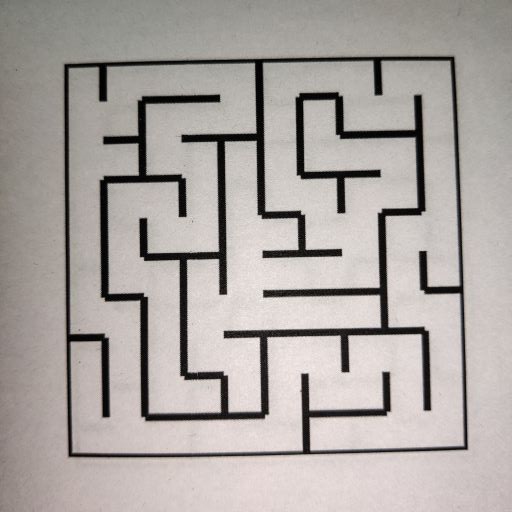
#> input picture nb_eyantra/Task1/task_1b_detect_and_encode_maze/test_cases/maze00.jpg, 512 x 512 px, found by its file name; its folder holds only this picture in this run
$ python task_1b.py
#> lines starting #> are read from the running program, lines starting #| are printed output that depends on the picture; after the words box and inside, x2 and y2 are one past the last pixel; in counts of white or black regions, pixels touching at a corner belong together
#> further down, input_img is the input picture: shape (512, 512, 3); mean B, G, R 161.5, 164.9, 171
'''
*****************************************************************************************
*
*        		===============================================
*           		Nirikshak Bot (NB) Theme (eYRC 2020-21)
*        		===============================================
*
*  This script is to implement Task 1B of Nirikshak Bot (NB) Theme (eYRC 2020-21).
*
*  This software is made available on an "AS IS WHERE IS BASIS".
*  Licensee/end user indemnifies and will keep e-Yantra indemnified from
*  any and all claim(s) that emanate from the use of the Software or
*  breach of the terms of this agreement.
*
*  e-Yantra - An MHRD project under National Mission on Education using ICT (NMEICT)
*
*****************************************************************************************
'''

# Team ID:			[ Team-ID ]
# Author List:		[ Names of team members worked on this file separated by Comma: Name1, Name2, ... ]
# Filename:			task_1b.py
# Functions:		applyPerspectiveTransform, detectMaze, writeToCsv
# 					[ Comma separated list of functions in this file ]
# Global variables:
# 					[ List of global variables defined in this file ]


####################### IMPORT MODULES #######################
## You are not allowed to make any changes in this section. ##
## You have to implement this task with the three available ##
## modules for this task (numpy, opencv, csv)               ##
##############################################################
import numpy as np
import cv2
import csv


##############################################################


################# ADD UTILITY FUNCTIONS HERE #################
## You can define any utility functions for your code.      ##
## Please add proper comments to ensure that your code is   ##
## readable and easy to understand.                         ##
##############################################################


##############################################################


def applyPerspectiveTransform(input_img):
    """
    Purpose:
    ---
    takes a maze test case image as input and applies a Perspective Transfrom on it to isolate the maze

    Input Arguments:
    ---
    `input_img` :   [ numpy array ]
        maze image in the form of a numpy array

    Returns:
    ---
    `warped_img` :  [ numpy array ]
        resultant warped maze image after applying Perspective Transform

    Example call:
    ---
    warped_img = applyPerspectiveTransform(input_img)
    """

    warped_img = None

    ##############	ADD YOUR CODE HERE	##############

    gray_img = cv2.cvtColor(input_img, cv2.COLOR_RGB2GRAY)  # Converting the image to gray scale
    temp, binary_image = cv2.threshold(gray_img, 230, 255,
                                       cv2.THRESH_BINARY)  # Converting the image into binary image pixil will be either 0 or 255
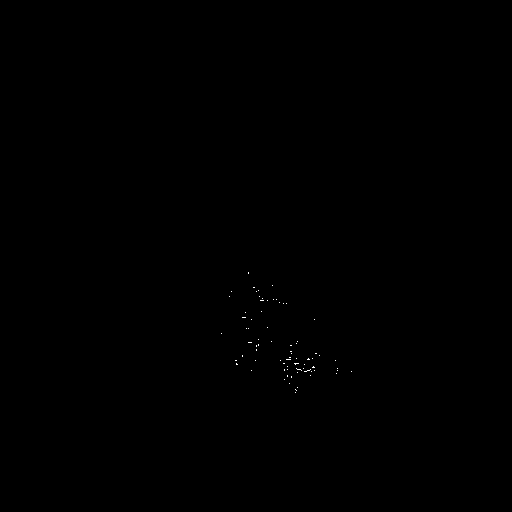
#> binary_image: shape (512, 512); 0.05% white in thin lines or dots, all inside (x1, y1, x2, y2) = (221, 272, 352, 393)

    contours, hierarchy = cv2.findContours(binary_image, cv2.RETR_TREE, cv2.CHAIN_APPROX_SIMPLE)  # Finding the contours
#> contours = 75 contours, all with area under 20
    # contour_img = cv2.drawContours(input_img, contours, 1, (0, 0, 0), 1)
    # cv2.imshow('a',binary_image)
    # cv2.waitKey()

    #############################################################
    x, y, w, h = 0, 0, 0, 0
    x, y, w, h = cv2.boundingRect(contours[0])
#> x = 295; y = 392; w = 1; h = 1

    # ____________________________________________________________

    pts1 = np.float32([[x, y], [x + w, y], [x, y + h], [x + w, y + h]])  # end ponits of maze
#> pts1 = [[295, 392], [296, 392], [295, 393], [296, 393]]
    pts2 = np.float32([[0, 0], [1280, 0], [0, 1280], [1280, 1280]])  # end point of image which is 500*500
    M = cv2.getPerspectiveTransform(pts1, pts2)
#> M = [[1280, -2.19e-24, -377600], [-2.93e-11, 1280, -501760], [1.78e-16, 4.04e-30, 1]]
    warped_img = cv2.warpPerspective(input_img, M, (1280, 1280))  # warping image
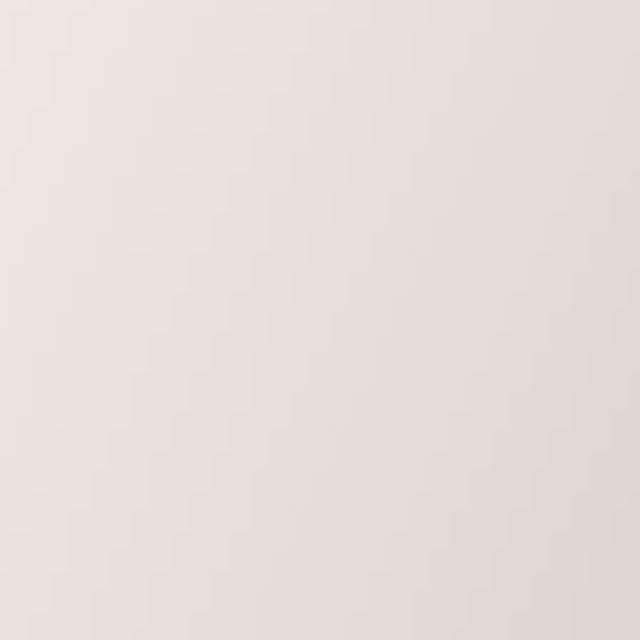
#> warped_img: shape (1280, 1280, 3) (shown at 1/2 size); mean B, G, R 219.8, 221.8, 231.8


    ##################################################

    return warped_img


def detectMaze(warped_img):
    """
    Purpose:
    ---
    takes the warped maze image as input and returns the maze encoded in form of a 2D array

    Input Arguments:
    ---
    `warped_img` :    [ numpy array ]
        resultant warped maze image after applying Perspective Transform

    Returns:
    ---
    `maze_array` :    [ nested list of lists ]
        encoded maze in the form of a 2D array

    Example call:
    ---
    maze_array = detectMaze(warped_img)
    """

    maze_array = []

    ##############	ADD YOUR CODE HERE	##############
    temp, binary_image = cv2.threshold(warped_img, 130, 255, cv2.THRESH_BINARY)  # converting image to binary
#> binary_image: shape (1280, 1280, 3); every value is 255

    cellMatrix = []  # it will contain all the values of maze

    for k in range(0, 10):
        for l in range(0, 10):
            cellimage = binary_image[(k * 50):(k * 50) + 50,
                        (l * 50):(l * 50) + 50]  # their will be 100 small images  each 50*50 represent the cell image

            # W_side holds the value of all 1st column which is west side of the image
            # CellImage side decide the value assign to it

            W_side = cellimage[0::, 0]
            N_side = cellimage[0, 0::]
            E_side = cellimage[0::, 49]
            S_side = cellimage[49, 0::]

            w_avg = 0
            n_avg = 0
            s_avg = 0
            e_avg = 0

            for i in range(50):  # suming all values of all side
                w_avg += W_side[i]
                n_avg += N_side[i]
                s_avg += S_side[i]
                e_avg += E_side[i]

            w_avg /= 50
            n_avg /= 50
            s_avg /= 50
            e_avg /= 50

            cell_sum = 0  # initilize the cell_sum as 0 for each loop
            if w_avg < 0.7 * 255:
                cell_sum += 1
            if n_avg < 0.7 * 255:
                cell_sum += 2
            if e_avg < 0.7 * 255:
                cell_sum += 4
            if s_avg < 0.7 * 255:
                cell_sum += 8
            cellMatrix.append(cell_sum)  # storing the cell_sum in cellmatrix
#> after the loop, cellMatrix = []

    maze_array = np.array(cellMatrix)
    maze_array = maze_array.reshape(10, 10)
    maze_array = maze_array.tolist()

    ##################################################

    return maze_array


# NOTE:	YOU ARE NOT ALLOWED TO MAKE ANY CHANGE TO THIS FUNCTION
def writeToCsv(csv_file_path, maze_array):
    """
    Purpose:
    ---
    takes the encoded maze array and csv file name as input and writes the encoded maze array to the csv file

    Input Arguments:
    ---
    `csv_file_path` :	[ str ]
        file path with name for csv file to write

    `maze_array` :		[ nested list of lists ]
        encoded maze in the form of a 2D array

    Example call:
    ---
    warped_img = writeToCsv('test_cases/maze00.csv', maze_array)
    """

    with open(csv_file_path, 'w', newline='') as file:
        writer = csv.writer(file)
        writer.writerows(maze_array)


# NOTE:	YOU ARE NOT ALLOWED TO MAKE ANY CHANGE TO THIS FUNCTION
#
# Function Name:    main
#        Inputs:    None
#       Outputs:    None
#       Purpose:    This part of the code is only for testing your solution. The function first takes 'maze00.jpg'
# 					as input, applies Perspective Transform by calling applyPerspectiveTransform function,
# 					encodes the maze input in form of 2D array by calling detectMaze function and writes this data to csv file
# 					by calling writeToCsv function, it then asks the user whether to repeat the same on all maze images
# 					present in 'test_cases' folder or not. Write your solution ONLY in the space provided in the above
# 					applyPerspectiveTransform and detectMaze functions.


if __name__ == "__main__":

    # path directory of images in 'test_cases' folder
    img_dir_path = 'test_cases/'

    # path to 'maze00.jpg' image file
    file_num = 0
    img_file_path = img_dir_path + 'maze0' + str(file_num) + '.jpg'

    print('\n============================================')
    print('\nFor maze0' + str(file_num) + '.jpg')

    # path for 'maze00.csv' output file
    csv_file_path = img_dir_path + 'maze0' + str(file_num) + '.csv'

    # read the 'maze00.jpg' image file
    input_img = cv2.imread(img_file_path)

    # get the resultant warped maze image after applying Perspective Transform
    warped_img = applyPerspectiveTransform(input_img)

    if type(warped_img) is np.ndarray:

        # get the encoded maze in the form of a 2D array
#> (the run stopped early here; a loop or call above may not have finished)
